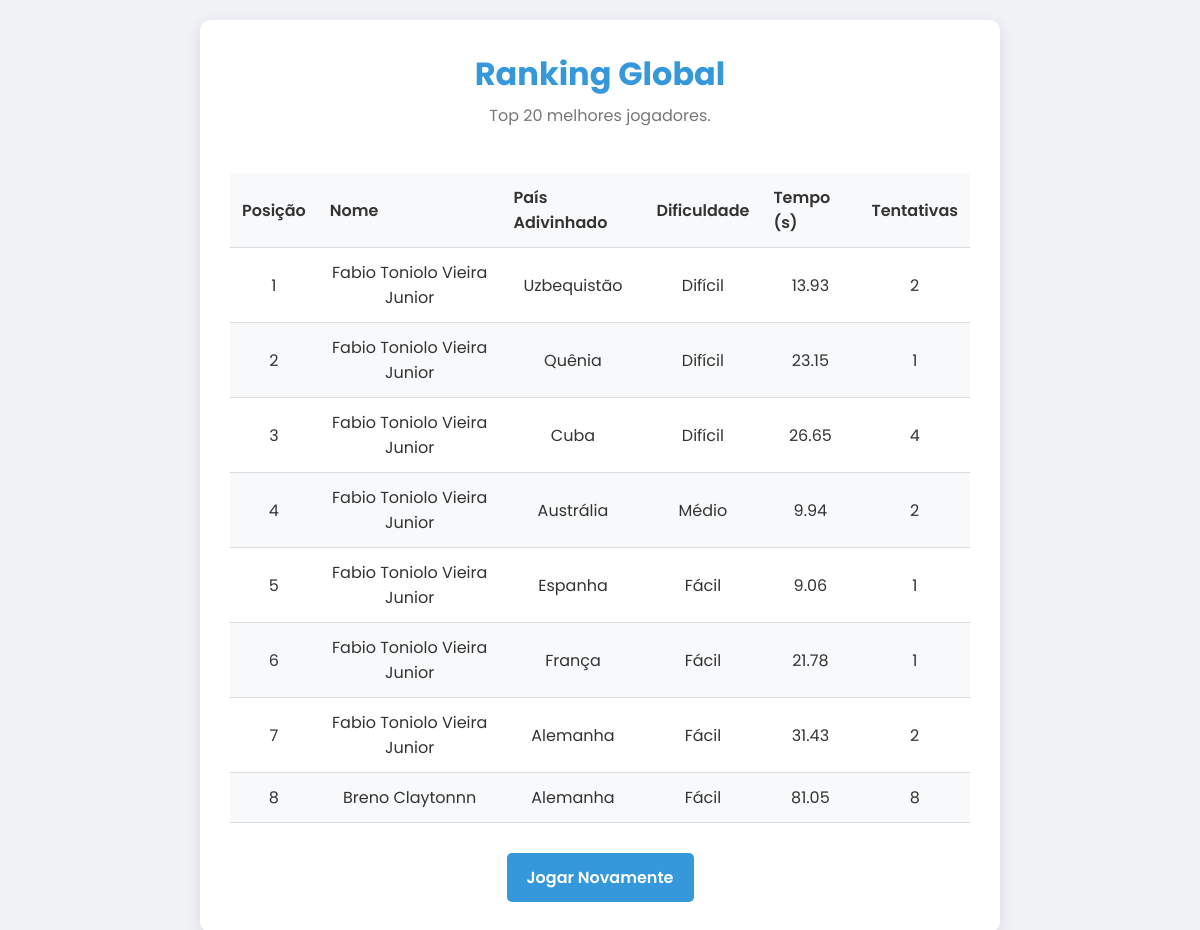
Before: /ranking with the older database file.
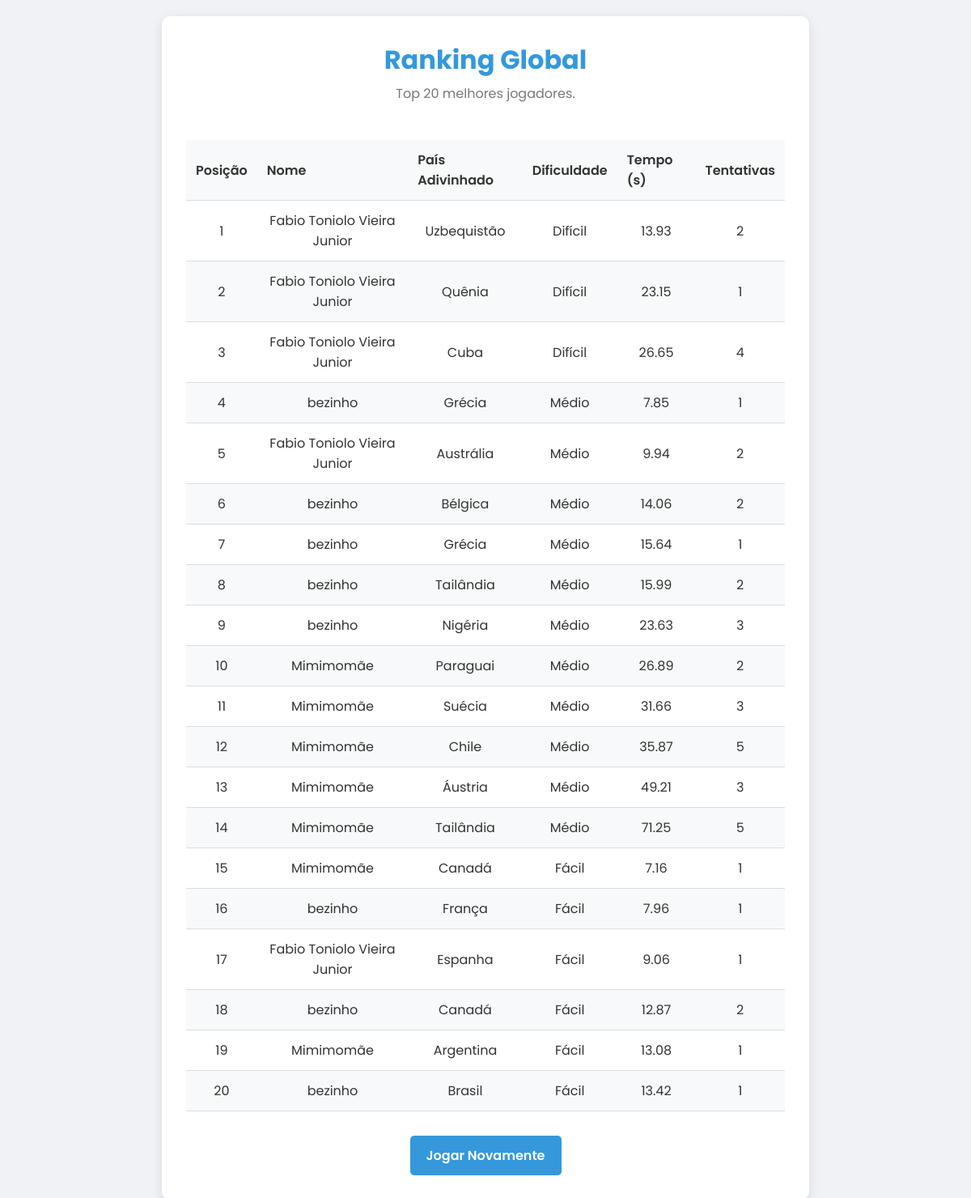
After: the same page with the newer database file.
### database.py (models this page shows)
class Ranking(db.Model):
    id: Mapped[int] = mapped_column(Integer, primary_key=True)
    player_name: Mapped[str] = mapped_column(String(50), nullable=False)
    country_name: Mapped[str] = mapped_column(String, nullable=False)
    time_spent: Mapped[float] = mapped_column(Float, nullable=False)
    attempts: Mapped[int] = mapped_column(Integer, nullable=False)
    difficulty: Mapped[str] = mapped_column(String, nullable=False)

### app.py (the view)
@app.route('/ranking')
def ranking():
    difficulty_order = {'hard': 1, 'medium': 2, 'easy': 3}
    rankings = db.session.query(Ranking).all()
    rankings.sort(key=lambda x: (difficulty_order.get(x.difficulty, 99), x.time_spent, x.attempts))
    rankings = rankings[:20]
    logger.info("Ranking page accessed.", extra={'ip_address': request.remote_addr})
    return render_template('ranking.html', rankings=rankings)

### logger_config.py (called while the page is built)
    def format(self, record):
        if not hasattr(record, 'ip_address'):
            record.ip_address = 'N/A'
        return super().format(record)

### templates/ranking.html (shortened to what this page needs)
<!DOCTYPE html>
<html lang="pt-br">
<head>
    <link rel="stylesheet" href="{{ url_for('static', filename='css/style.css') }}">
</head>
<body>
    <div class="container">
        <header>
            <h1>Ranking Global</h1>
            <p>Top 20 melhores jogadores.</p>
        </header>
        <div id="ranking-table-container">
            <table>
                <thead>
                    <tr>
                        <th>Posição</th>
                        <th>Nome</th>
                        <th>País Adivinhado</th>
                        <th>Dificuldade</th>
                        <th>Tempo (s)</th>
                        <th>Tentativas</th>
                    </tr>
                </thead>
                <tbody>
                    {% for entry in rankings %}
                    <tr>
                        <td>{{ loop.index }}</td>
                        <td>{{ entry.player_name }}</td>
                        <td>{{ entry.country_name }}</td>
                        <td>
                            {% set difficulty_map = {
                                'easy': 'Fácil',
                                'medium': 'Médio',
                                'hard': 'Difícil',
                                'unknown': 'Desconhecido'
                            } %}
                            {{ difficulty_map.get(entry.difficulty, entry.difficulty) }}
                        </td>
                        <td>{{ "%.2f"|format(entry.time_spent) }}</td>
                        <td>{{ entry.attempts }}</td>
                    </tr>
                    {% else %}
                    <tr>
                        <td colspan="6">Ninguém no ranking ainda. Seja o primeiro!</td>
                    </tr>
                    {% endfor %}
                </tbody>
            </table>
        </div>
        <div class="play-again-container">
            <a href="/" class="play-again-btn">Jogar Novamente</a>
        </div>
    </div>
</body>
</html>

Changed rows visible on the page:
no longer on this page (row unchanged): Ranking: player_name "Fabio Toniolo Vieira Junior", country_name "França", get "Fácil", time_spent "21.78", attempts "1"
no longer on this page (row unchanged): Ranking: player_name "Fabio Toniolo Vieira Junior", country_name "Alemanha", get "Fácil", time_spent "31.43", attempts "2"
no longer on this page (row unchanged): Ranking: player_name "Breno Claytonnn", country_name "Alemanha", get "Fácil", time_spent "81.05", attempts "8"
added Ranking: player_name "bezinho", country_name "Grécia", get "Médio", time_spent "7.85", attempts "1"
added Ranking: player_name "bezinho", country_name "Bélgica", get "Médio", time_spent "14.06", attempts "2"
added Ranking: player_name "bezinho", country_name "Grécia", get "Médio", time_spent "15.64", attempts "1"
added Ranking: player_name "bezinho", country_name "Tailândia", get "Médio", time_spent "15.99", attempts "2"
added Ranking: player_name "bezinho", country_name "Nigéria", get "Médio", time_spent "23.63", attempts "3"
added Ranking: player_name "Mimimomãe", country_name "Paraguai", get "Médio", time_spent "26.89", attempts "2"
added Ranking: player_name "Mimimomãe", country_name "Suécia", get "Médio", time_spent "31.66", attempts "3"
added Ranking: player_name "Mimimomãe", country_name "Chile", get "Médio", time_spent "35.87", attempts "5"
added Ranking: player_name "Mimimomãe", country_name "Áustria", get "Médio", time_spent "49.21", attempts "3"
added Ranking: player_name "Mimimomãe", country_name "Tailândia", get "Médio", time_spent "71.25", attempts "5"
added Ranking: player_name "Mimimomãe", country_name "Canadá", get "Fácil", time_spent "7.16", attempts "1"
added Ranking: player_name "bezinho", country_name "França", get "Fácil", time_spent "7.96", attempts "1"
added Ranking: player_name "bezinho", country_name "Canadá", get "Fácil", time_spent "12.87", attempts "2"
added Ranking: player_name "Mimimomãe", country_name "Argentina", get "Fácil", time_spent "13.08", attempts "1"
added Ranking: player_name "bezinho", country_name "Brasil", get "Fácil", time_spent "13.42", attempts "1"
